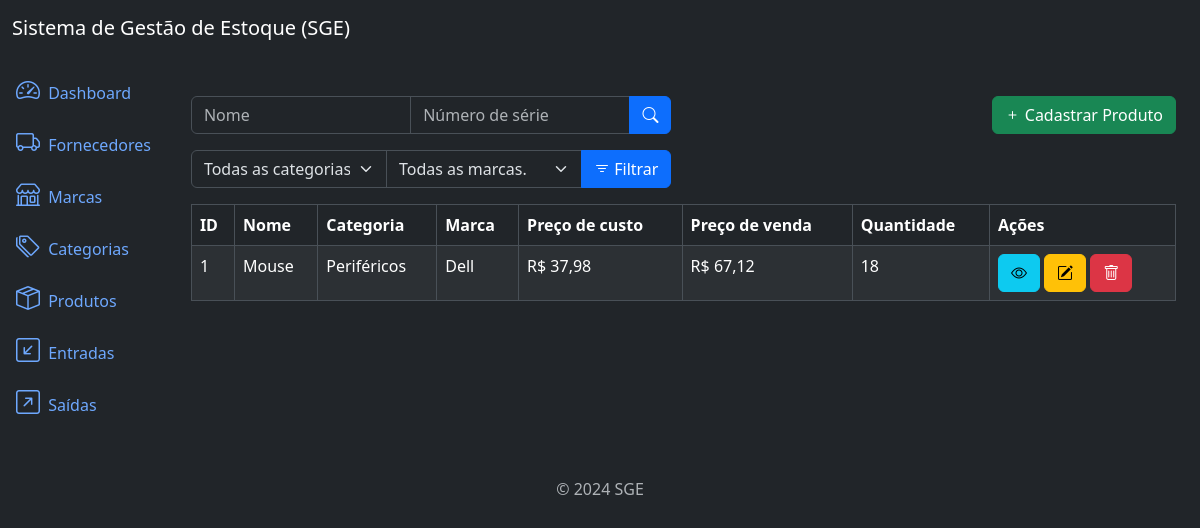
The app's page /products/list/, older data.
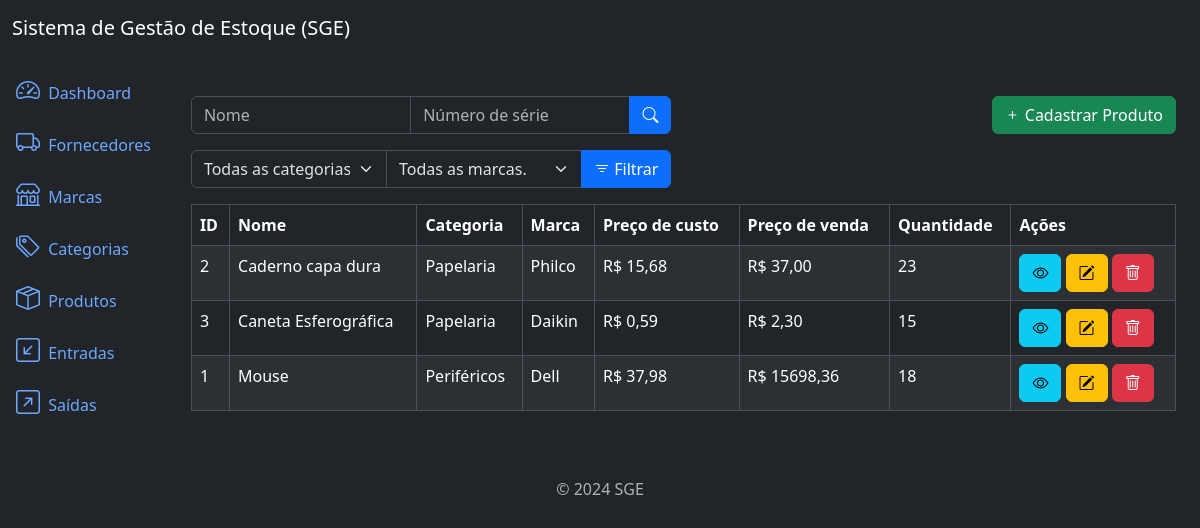
The same page, newer data.
### products/models.py (models this page shows, shortened)
class Product(models.Model):
    title = models.CharField(max_length=400)
    category = models.ForeignKey(Category, on_delete=models.PROTECT,
                related_name='products')
    brand = models.ForeignKey(Brand, on_delete=models.PROTECT,
            related_name='products')
    description = models.TextField(max_length=10000, blank=True, null=True)
    serie_number = models.CharField(max_length=200, null=True, blank=True)
    cost_price = models.DecimalField(max_digits=20, decimal_places=2)
    selling_price = models.DecimalField(max_digits=20, decimal_places=2)
    quantity = models.IntegerField(default=0)
    created_at = models.DateTimeField(auto_now_add=True)
    updated_at = models.DateTimeField(auto_now=True)
    class Meta:
        ordering = ['title']

### category/models.py (models this page shows)
class Category(models.Model):
    name = models.CharField(max_length=300)
    description = models.TextField(null=True, blank=True)
    created_at = models.DateTimeField(auto_now_add=True)
    updated_at = models.DateTimeField(auto_now=True)
    class Meta:
        ordering = ['name']
    def __str__(self):
        return self.name

### brands/models.py (models this page shows)
class Brand(models.Model):
    name = models.CharField(max_length=300)
    description = models.TextField(null=True, blank=True)
    created_at = models.DateTimeField(auto_now_add=True)
    updated_at = models.DateTimeField(auto_now=True)
    class Meta:
        ordering = ['name']
    def __str__(self):
        return self.name

### products/views.py (the view)
# urls.py: path('products/list/', views.ProductListView.as_view(), name='product_list'),
class ProductListView(ListView):
    model = models.Product
    template_name = 'products_list.html'
    context_object_name = 'products'
    paginate_by = 5
    def get_queryset(self):
        qs = super().get_queryset()
        title = self.request.GET.get('title')
        serie_number = self.request.GET.get('serie_number')
        category = self.request.GET.get('category')
        brand = self.request.GET.get('brand')
        if title:
            qs = qs.filter(title__icontains=title)
        if serie_number:
            qs = qs.filter(serie_number__icontains=serie_number)
        if category:
            qs = qs.filter(category__id = category)
        if brand:
            qs = qs.filter(brand__id = brand)
        return qs
    def get_context_data(self, **kwargs):
        context = super().get_context_data(**kwargs)
        context['categories'] = Category.objects.all()
        context['brands'] = Brand.objects.all()
        return context

### products/templates/products_list.html (shortened to what this page needs)
{% extends 'base.html' %}
{% block content %}
<div class='row mb-3'>
    <div class='col-md-6'>
        <form method="get" action="{% url "product_list" %}">
            <div class='input-group'>
                <input type="text" class="form-control" name='title' placeholder='Nome' value="{{request.GET.title}}">
                <input type="text" class="form-control" name='serie_number' placeholder='Número de série' value="{{request.GET.serie_number}}">
                <button type='submit' class="btn btn-primary">
                    <i class='bi bi-search'></i>
                </button>
            </div>
        </form>
    </div>
    <div class='col-md-6'>
        <a href="{% url "product_create" %}" class='btn btn-success float-end'>
            <i class='bi bi-plus'></i>
            Cadastrar Produto
        </a>
    </div>
</div>
<div class='row mb-3'>
    <div class='col-md-6'>
        <form method="GET" action="{% url "product_list" %}">
            <div class='input-group'>
                <select name="category" class='form-select'>
                    <option value="" {% if not request.GET.categories %}selected{% endif %}>Todas as categorias.</option>
                </select>
                <select name="brand" class='form-select'>
                    <option value="" {% if not request.GET.brands %}selected{% endif %}>Todas as marcas.</option>
                </select>
                <button class='btn btn-primary' type='submit'>
                    <i class='bi bi-filter'></i> Filtrar
                </button>
            </div>
        </form>
    </div>
</div>
<div class="table-responsive">
    <table class="table table-striped table-bordered">
        <thead class="thead-dark">
            <tr>
                <th>ID</th>
                <th>Nome</th>
                <th>Categoria</th>
                <th>Marca</th>
                <th>Preço de custo</th>
                <th>Preço de venda</th>
                <th>Quantidade</th>
                <th>Ações</th>
            </tr>
        </thead>
        <tbody>
            {% for product in products %}
                <tr>
                    <td>{{product.pk}}</td>
                    <td>{{product.title}}</td>
                    <td>{{product.category}}</td>
                    <td>{{product.brand}}</td>
                    <td>R$ {{product.cost_price}}</td>
                    <td>R$ {{product.selling_price}}</td>
                    <td>{{product.quantity}}</td>
                    <td>
                        <a href="{% url "product_detail" product.pk %}" class='btn btn-info btn-small'>
                            <i class='bi bi-eye'></i>
                        </a>
                        <a href="{% url "product_update" product.pk %}" class='btn btn-warning btn-small'>
                            <i class='bi bi-pencil-square'></i>
                        </a>
                        <a href="{% url "product_delete" product.pk %}" class='btn btn-danger btn-small'>
                            <i class='bi bi bi-trash'></i>
                        </a>
                    </td>
                </tr>
            {% endfor %}
        </tbody>
    </table>
</div>
{% endblock content %}

### app/templates/base.html (shortened to what this page needs)
<!DOCTYPE html>
<html lang="pt-br" data-bs-theme="dark">
<head>
  <link href="https://cdn.jsdelivr.net/npm/bootstrap@5.3.3/dist/css/bootstrap.min.css" rel="stylesheet">
  <link rel="stylesheet" href="https://cdn.jsdelivr.net/npm/bootstrap-icons@1.11.3/font/bootstrap-icons.min.css">
</head>
<body>
  {% include 'components/_header.html' %}
  <div class="container-fluid">
    {% include 'components/_sidebar.html' %}
    <div class="col py-3">
      <div class="container mt-4">
        <main>
          {% block content %}
          {% endblock %}
        </main>
      </div>
    </div>
  </div>
  </div>
  {% include 'components/_footer.html' %}
</body>
</html>

### app/templates/components/_header.html
<nav class="navbar navbar-expand-lg navbar-light bg-dark">
  <div class="container-fluid">
    <a class="navbar-brand text-white" href="#">Sistema de Gestão de Estoque (SGE)</a>
  </div>
</nav>

### app/templates/components/_sidebar.html (shortened to what this page needs)
<div class="row flex-nowrap">
  <div class="col-auto col-md-0 col-xl-0 px-0 bg-dark">
    <div class="d-flex flex-column align-items-center align-items-sm-start px-3 pt-2 text-white">
      <div class="collapse d-sm-block" id="menuCollapse">
        <ul class="nav flex-column align-items-start" id="menu">
          <li>
            <a href="#" class="nav-link px-0 align-middle">
              <i class="bi bi-speedometer2 fs-4"></i>
              <span class="ms-1">Dashboard</span>
            </a>
          </li>
          <li>
            <a href="{% url "suppliers_list" %}" class="nav-link px-0 align-middle">
              <i class="bi bi-truck fs-4"></i>
              <span class="ms-1">Fornecedores</span>
            </a>
          </li>
          <li>
            <a href="{% url "brand_list" %}" class="nav-link px-0 align-middle">
              <i class="bi bi-shop fs-4"></i>
              <span class="ms-1">Marcas</span>
            </a>
          </li>
          <li>
            <a href="{% url "category_list" %}" class="nav-link px-0 align-middle">
              <i class="bi bi-tags fs-4"></i>
              <span class="ms-1">Categorias</span>
            </a>
          </li>
          <li>
            <a href="{% url "product_list" %}" class="nav-link px-0 align-middle">
              <i class="bi bi-box-seam fs-4"></i>
              <span class="ms-1">Produtos</span>
            </a>
          </li>
          <li>
            <a href="{% url "inflow_list" %}" class="nav-link px-0 align-middle">
              <i class="bi bi-arrow-down-left-square fs-4"></i>
              <span class="ms-1">Entradas</span>
            </a>
          </li>
          <li>
            <a href="{% url "outflow_list" %}" class="nav-link px-0 align-middle">
              <i class="bi bi-arrow-up-right-square fs-4"></i>
              <span class="ms-1">Saídas</span>
            </a>
          </li>
        </ul>
      </div>
    </div>
  </div>

### app/templates/components/_footer.html
<footer class="footer mt-auto py-3 text-center">
  <div class="container">
    <span class="text-muted">© 2024 SGE</span>
  </div>
</footer>

Row changes from the older to the newer data that the page shows:
added Product: pk "2", title "Caderno capa dura", category "Papelaria", brand "Philco", cost_price "15,68", selling_price "37,00", quantity "23"
added Product: pk "3", title "Caneta Esferográfica", category "Papelaria", brand "Daikin", cost_price "0,59", selling_price "2,30", quantity "15"
changed Product "Mouse": selling_price "67,12" → "15698,36"
